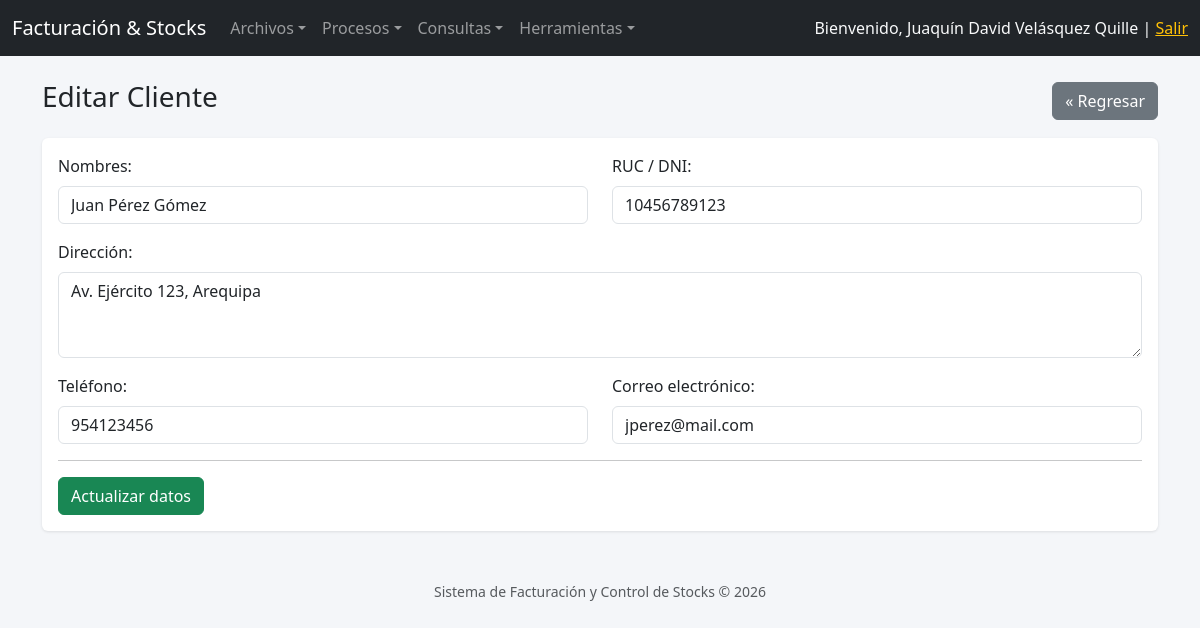
The app's page /clientes/update.php?id=C001 (signed in) with its own data.
### tables this page shows
CREATE TABLE clientes (
  idcliente    VARCHAR(10) PRIMARY KEY,
  nomcliente   VARCHAR(128) NOT NULL,
  ruccliente   VARCHAR(11),
  dircliente   VARCHAR(128),
  telcliente   VARCHAR(9),
  emailcliente VARCHAR(64),
  estado       CHAR(1) NOT NULL DEFAULT '1'
);

### conexion/Conexion.php (called while the page is built, shortened)
<?php
class Conexion
{
    private static $instancia = null;
    private $host   = 'localhost';
    private $dbname = 'facturacion';
    private $user   = 'root';
    private $pass   = '';
    private function __construct()
    {
        try {
            $dsn = "mysql:host={$this->host};dbname={$this->dbname};charset=utf8mb4";
            $this->pdo = new PDO($dsn, $this->user, $this->pass, [
                PDO::ATTR_ERRMODE            => PDO::ERRMODE_EXCEPTION,
                PDO::ATTR_DEFAULT_FETCH_MODE => PDO::FETCH_OBJ,
                PDO::ATTR_EMULATE_PREPARES   => false,
            ]);
        } catch (PDOException $e) {
            die('Error de conexión a la base de datos: ' . $e->getMessage());
        }
    }
    public static function getConexion()
    {
        if (self::$instancia === null) {
            self::$instancia = new Conexion();
        }
        return self::$instancia->pdo;
    }
}

### clases/Cliente.php (called while the page is built, shortened)
<?php
require_once __DIR__ . '/../conexion/Conexion.php';
class Cliente
{
    private $pdo;
    public function __construct()
    {
        $this->pdo = Conexion::getConexion();
    }
    public function obtenerPorId($idcliente)
    {
        $sql = "SELECT * FROM clientes WHERE idcliente = :idcliente";
        $stmt = $this->pdo->prepare($sql);
        $stmt->bindParam(':idcliente', $idcliente);
        $stmt->execute();
        return $stmt->fetch();
    }
}

### clientes/update.php (the view, shortened to what this page needs)
<?php
require_once __DIR__ . '/../clases/Cliente.php';
$clienteModel = new Cliente();
$idcliente = $_GET['id'] ?? '';
$cliente = $clienteModel->obtenerPorId($idcliente);
require_once __DIR__ . '/../includes/header.php';
?>
<div class="d-flex justify-content-between align-items-center mb-3">
    <h3>Editar Cliente</h3>
    <a href="index.php" class="btn btn-secondary">&laquo; Regresar</a>
</div>
<div class="card">
<div class="card-body">
<form method="POST" action="update.php?id=<?php echo urlencode($idcliente); ?>">
    <div class="row mb-3">
        <div class="col-md-6">
            <label class="form-label">Nombres:</label>
            <input type="text" name="nomcliente" class="form-control" required
                   value="<?php echo htmlspecialchars($cliente->nomcliente); ?>">
        </div>
        <div class="col-md-6">
            <label class="form-label">RUC / DNI:</label>
            <input type="text" name="ruccliente" class="form-control" maxlength="11"
                   value="<?php echo htmlspecialchars($cliente->ruccliente); ?>">
        </div>
    </div>
    <div class="mb-3">
        <label class="form-label">Dirección:</label>
        <textarea name="dircliente" class="form-control" rows="3"><?php echo htmlspecialchars($cliente->dircliente); ?></textarea>
    </div>
    <div class="row mb-3">
        <div class="col-md-6">
            <label class="form-label">Teléfono:</label>
            <input type="text" name="telcliente" class="form-control" maxlength="9"
                   value="<?php echo htmlspecialchars($cliente->telcliente); ?>">
        </div>
        <div class="col-md-6">
            <label class="form-label">Correo electrónico:</label>
            <input type="email" name="emailcliente" class="form-control"
                   value="<?php echo htmlspecialchars($cliente->emailcliente); ?>">
        </div>
    </div>
    <hr>
    <button type="submit" class="btn btn-success">Actualizar datos</button>
</form>
</div>
</div>
<?php require_once __DIR__ . '/../includes/footer.php'; ?>

### css/style.css (style rules this page uses)
body { background-color: #f4f6f9; }
.card { box-shadow: 0 1px 3px rgba(0,0,0,.1); border: none; }

### records on screen
clientes: nomcliente "Juan Pérez Gómez", ruccliente "10456789123", dircliente "Av. Ejército 123, Arequipa", telcliente "954123456", emailcliente "jperez@mail.com"

### other values on screen
$_SESSION['nombres'] "Juaquín David Velásquez Quille"
